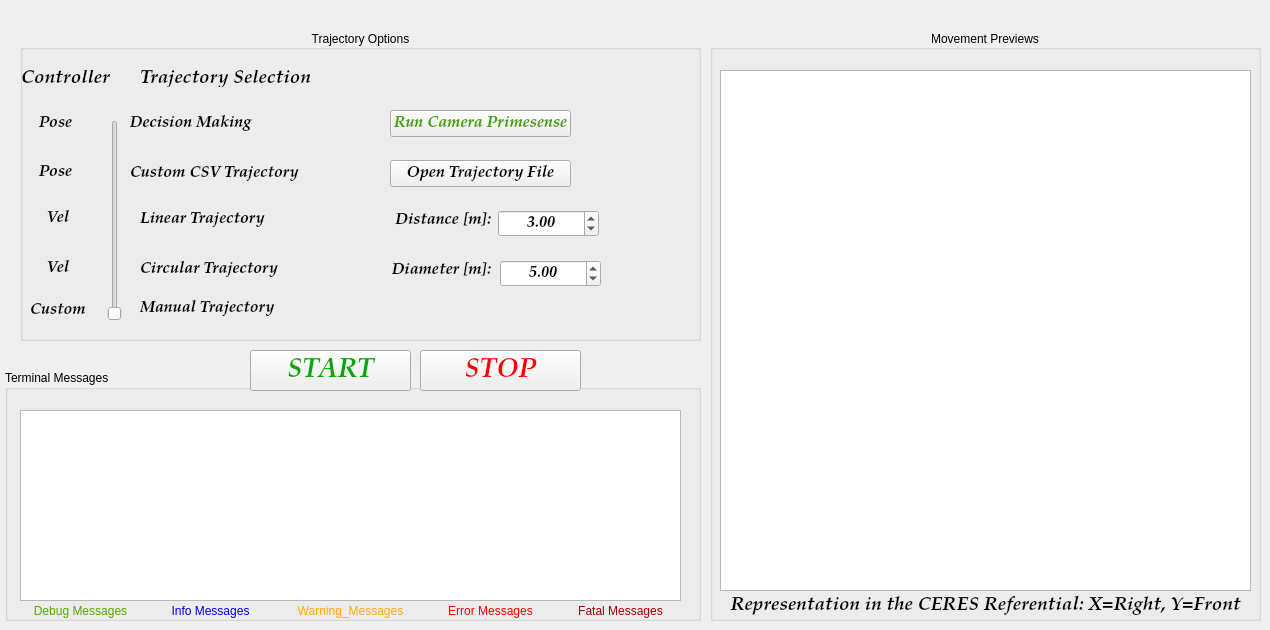
    <widget class="QWidget" name="Test_Sequences">
     <attribute name="icon">
      <iconset>
       <normaloff>:/images/noun_sequence_121702.png</normaloff>:/images/noun_sequence_121702.png</iconset>
     </attribute>
     <attribute name="title">
      <string>Test Sequences</string>
     </attribute>
     <widget class="QGroupBox" name="Trajectory_Options">
      <property name="geometry">
       <rect>
        <x>20</x>
        <y>30</y>
        <width>681</width>
        <height>311</height>
       </rect>
      </property>
      <property name="title">
       <string>Trajectory Options</string>
      </property>
      <property name="alignment">
       <set>Qt::AlignCenter</set>
      </property>
      <widget class="QSlider" name="verticalSlider">
       <property name="geometry">
        <rect>
         <x>80</x>
         <y>90</y>
         <width>29</width>
         <height>201</height>
        </rect>
       </property>
       <property name="maximum">
        <number>4</number>
       </property>
       <property name="singleStep">
        <number>1</number>
       </property>
       <property name="pageStep">
        <number>1</number>
       </property>
       <property name="value">
        <number>0</number>
       </property>
       <property name="sliderPosition">
        <number>0</number>
       </property>
       <property name="orientation">
        <enum>Qt::Vertical</enum>
       </property>
       <property name="invertedAppearance">
        <bool>false</bool>
       </property>
      </widget>
      <widget class="QLabel" name="Circular_Trajectory_label">
       <property name="geometry">
        <rect>
         <x>120</x>
         <y>231</y>
         <width>141</width>
         <height>17</height>
        </rect>
       </property>
       <property name="font">
        <font>
         <family>URW Palladio L</family>
         <pointsize>12</pointsize>
         <weight>75</weight>
         <italic>true</italic>
         <bold>true</bold>
        </font>
       </property>
       <property name="text">
        <string>Circular Trajectory</string>
       </property>
      </widget>
      <widget class="QLabel" name="Lineal_Trajectory_label">
       <property name="geometry">
        <rect>
         <x>120</x>
         <y>181</y>
         <width>131</width>
         <height>17</height>
        </rect>
       </property>
       <property name="font">
        <font>
         <family>URW Palladio L</family>
         <pointsize>12</pointsize>
         <weight>75</weight>
         <italic>true</italic>
         <bold>true</bold>
        </font>
       </property>
       <property name="text">
        <string>Linear Trajectory</string>
       </property>
      </widget>
      <widget class="QLabel" name="Path_Trajectory_label">
       <property name="geometry">
        <rect>
         <x>110</x>
         <y>135</y>
         <width>171</width>
         <height>17</height>
        </rect>
       </property>
       <property name="font">
        <font>
         <family>URW Palladio L</family>
         <pointsize>12</pointsize>
         <weight>75</weight>
         <italic>true</italic>
         <bold>true</bold>
        </font>
       </property>
       <property name="text">
        <string>Custom CSV Trajectory</string>
       </property>
      </widget>
      <widget class="QLabel" name="Manual_Trajectory_label">
       <property name="geometry">
        <rect>
         <x>120</x>
         <y>270</y>
         <width>161</width>
         <height>17</height>
        </rect>
       </property>
       <property name="font">
        <font>
         <family>URW Palladio L</family>
         <pointsize>12</pointsize>
         <weight>75</weight>
         <italic>true</italic>
         <bold>true</bold>
        </font>
       </property>
       <property name="text">
        <string>Manual Trajectory</string>
       </property>
      </widget>
      <widget class="QPushButton" name="Open_Trajectory_File_Button">
       <property name="geometry">
        <rect>
         <x>370</x>
         <y>130</y>
         <width>181</width>
         <height>27</height>
        </rect>
       </property>
       <property name="font">
        <font>
         <family>URW Palladio L</family>
         <pointsize>12</pointsize>
         <weight>75</weight>
         <italic>true</italic>
         <bold>true</bold>
        </font>
       </property>
       <property name="text">
        <string>Open Trajectory File</string>
       </property>
      </widget>
      <widget class="QLabel" name="Distance_label">
       <property name="geometry">
        <rect>
         <x>370</x>
         <y>180</y>
         <width>101</width>
         <height>20</height>
        </rect>
       </property>
       <property name="font">
        <font>
         <family>URW Palladio L</family>
         <pointsize>12</pointsize>
         <weight>75</weight>
         <italic>true</italic>
         <bold>true</bold>
        </font>
       </property>
       <property name="text">
        <string>Distance [m]:</string>
       </property>
       <property name="alignment">
        <set>Qt::AlignRight|Qt::AlignTrailing|Qt::AlignVCenter</set>
       </property>
      </widget>
      <widget class="QLabel" name="Diameter_label">
       <property name="geometry">
        <rect>
         <x>360</x>
         <y>230</y>
         <width>111</width>
         <height>20</height>
        </rect>
       </property>
       <property name="font">
        <font>
         <family>URW Palladio L</family>
         <pointsize>12</pointsize>
         <weight>75</weight>
         <italic>true</italic>
         <bold>true</bold>
        </font>
       </property>
       <property name="text">
        <string>Diameter [m]:</string>
       </property>
       <property name="alignment">
        <set>Qt::AlignRight|Qt::AlignTrailing|Qt::AlignVCenter</set>
       </property>
      </widget>
      <widget class="QDoubleSpinBox" name="Distance_SpinBox">
       <property name="geometry">
        <rect>
         <x>478</x>
         <y>180</y>
         <width>101</width>
         <height>27</height>
        </rect>
       </property>
       <property name="font">
        <font>
         <family>URW Palladio L</family>
         <pointsize>12</pointsize>
         <weight>75</weight>
         <italic>true</italic>
         <bold>true</bold>
        </font>
       </property>
       <property name="alignment">
        <set>Qt::AlignCenter</set>
       </property>
       <property name="buttonSymbols">
        <enum>QAbstractSpinBox::UpDownArrows</enum>
       </property>
       <property name="value">
        <double>3.000000000000000</double>
       </property>
      </widget>
      <widget class="QDoubleSpinBox" name="Diameter_SpinBox">
       <property name="geometry">
        <rect>
         <x>480</x>
         <y>230</y>
         <width>101</width>
         <height>27</height>
        </rect>
       </property>
       <property name="font">
        <font>
         <family>URW Palladio L</family>
         <pointsize>12</pointsize>
         <weight>75</weight>
         <italic>true</italic>
         <bold>true</bold>
        </font>
       </property>
       <property name="alignment">
        <set>Qt::AlignCenter</set>
       </property>
       <property name="buttonSymbols">
        <enum>QAbstractSpinBox::UpDownArrows</enum>
       </property>
       <property name="value">
        <double>5.000000000000000</double>
       </property>
      </widget>
      <widget class="QLabel" name="label_90">
       <property name="geometry">
        <rect>
         <x>0</x>
         <y>40</y>
         <width>91</width>
         <height>17</height>
        </rect>
       </property>
       <property name="font">
        <font>
         <family>URW Palladio L</family>
         <pointsize>14</pointsize>
         <weight>75</weight>
         <italic>true</italic>
         <bold>true</bold>
        </font>
       </property>
       <property name="text">
        <string>Controller</string>
       </property>
       <property name="alignment">
        <set>Qt::AlignCenter</set>
       </property>
      </widget>
      <widget class="QLabel" name="label_91">
       <property name="geometry">
        <rect>
         <x>0</x>
         <y>134</y>
         <width>71</width>
         <height>17</height>
        </rect>
       </property>
       <property name="font">
        <font>
         <family>URW Palladio L</family>
         <pointsize>12</pointsize>
         <weight>75</weight>
         <italic>true</italic>
         <bold>true</bold>
        </font>
       </property>
       <property name="text">
        <string>Pose</string>
       </property>
       <property name="alignment">
        <set>Qt::AlignCenter</set>
       </property>
      </widget>
      <widget class="QLabel" name="label_92">
       <property name="geometry">
        <rect>
         <x>5</x>
         <y>180</y>
         <width>66</width>
         <height>17</height>
        </rect>
       </property>
       <property name="font">
        <font>
         <family>URW Palladio L</family>
         <pointsize>12</pointsize>
         <weight>75</weight>
         <italic>true</italic>
         <bold>true</bold>
        </font>
       </property>
       <property name="text">
        <string>Vel</string>
       </property>
       <property name="alignment">
        <set>Qt::AlignCenter</set>
       </property>
      </widget>
      <widget class="QLabel" name="label_95">
       <property name="geometry">
        <rect>
         <x>5</x>
         <y>230</y>
         <width>66</width>
         <height>17</height>
        </rect>
       </property>
       <property name="font">
        <font>
         <family>URW Palladio L</family>
         <pointsize>12</pointsize>
         <weight>75</weight>
         <italic>true</italic>
         <bold>true</bold>
        </font>
       </property>
       <property name="text">
        <string>Vel</string>
       </property>
       <property name="alignment">
        <set>Qt::AlignCenter</set>
       </property>
      </widget>
      <widget class="QLabel" name="label_96">
       <property name="geometry">
        <rect>
         <x>5</x>
         <y>270</y>
         <width>66</width>
         <height>20</height>
        </rect>
       </property>
       <property name="font">
        <font>
         <family>URW Palladio L</family>
         <pointsize>12</pointsize>
         <weight>75</weight>
         <italic>true</italic>
         <bold>true</bold>
        </font>
       </property>
       <property name="text">
        <string>Custom</string>
       </property>
       <property name="alignment">
        <set>Qt::AlignCenter</set>
       </property>
      </widget>
      <widget class="QLabel" name="label_97">
       <property name="geometry">
        <rect>
         <x>120</x>
         <y>40</y>
         <width>181</width>
         <height>17</height>
        </rect>
       </property>
       <property name="font">
        <font>
         <family>URW Palladio L</family>
         <pointsize>14</pointsize>
         <weight>75</weight>
         <italic>true</italic>
         <bold>true</bold>
        </font>
       </property>
       <property name="text">
        <string>Trajectory Selection</string>
       </property>
       <property name="alignment">
        <set>Qt::AlignLeading|Qt::AlignLeft|Qt::AlignVCenter</set>
       </property>
      </widget>
      <widget class="QPushButton" name="Run_Camera_Primesense_Button">
       <property name="geometry">
        <rect>
         <x>370</x>
         <y>80</y>
         <width>181</width>
         <height>27</height>
        </rect>
       </property>
       <property name="font">
        <font>
         <family>URW Palladio L</family>
         <pointsize>12</pointsize>
         <weight>75</weight>
         <italic>true</italic>
         <bold>true</bold>
        </font>
       </property>
       <property name="styleSheet">
        <string notr="true">color: rgb(79, 158, 0);</string>
       </property>
       <property name="text">
        <string>Run Camera Primesense</string>
       </property>
      </widget>
      <widget class="QLabel" name="label_98">
       <property name="geometry">
        <rect>
         <x>0</x>
         <y>85</y>
         <width>71</width>
         <height>17</height>
        </rect>
       </property>
       <property name="font">
        <font>
         <family>URW Palladio L</family>
         <pointsize>12</pointsize>
         <weight>75</weight>
         <italic>true</italic>
         <bold>true</bold>
        </font>
       </property>
       <property name="text">
        <string>Pose</string>
       </property>
       <property name="alignment">
        <set>Qt::AlignCenter</set>
       </property>
      </widget>
      <widget class="QLabel" name="Decision_Making_label">
       <property name="geometry">
        <rect>
         <x>110</x>
         <y>85</y>
         <width>171</width>
         <height>17</height>
        </rect>
       </property>
       <property name="font">
        <font>
         <family>URW Palladio L</family>
         <pointsize>12</pointsize>
         <weight>75</weight>
         <italic>true</italic>
         <bold>true</bold>
        </font>
       </property>
       <property name="text">
        <string>Decision Making</string>
       </property>
      </widget>
     </widget>
     <widget class="QGroupBox" name="Movement_Previews">
      <property name="enabled">
       <bool>true</bool>
      </property>
      <property name="geometry">
       <rect>
        <x>710</x>
        <y>30</y>
        <width>551</width>
        <height>591</height>
       </rect>
      </property>
      <property name="title">
       <string>Movement Previews</string>
      </property>
      <property name="alignment">
       <set>Qt::AlignCenter</set>
      </property>
      <widget class="PlotWidget" name="Movement_Previews_view">
       <property name="geometry">
        <rect>
         <x>10</x>
         <y>40</y>
         <width>531</width>
         <height>521</height>
        </rect>
       </property>
      </widget>
      <widget class="QLabel" name="Representation_label">
       <property name="geometry">
        <rect>
         <x>-10</x>
         <y>555</y>
         <width>571</width>
         <height>41</height>
        </rect>
       </property>
       <property name="font">
        <font>
         <family>URW Palladio L</family>
         <pointsize>14</pointsize>
         <weight>75</weight>
         <italic>true</italic>
         <bold>true</bold>
        </font>
       </property>
       <property name="text">
        <string>Representation in the CERES Referential: X=Right, Y=Front</string>
       </property>
       <property name="alignment">
        <set>Qt::AlignCenter</set>
       </property>
      </widget>
     </widget>
     <widget class="QGroupBox" name="Terminal_Messages_2">
      <property name="geometry">
       <rect>
        <x>5</x>
        <y>370</y>
        <width>696</width>
        <height>251</height>
       </rect>
      </property>
      <property name="title">
       <string>Terminal Messages</string>
      </property>
      <widget class="QTextEdit" name="Terminal_2">
       <property name="geometry">
        <rect>
         <x>15</x>
         <y>40</y>
         <width>661</width>
         <height>191</height>
        </rect>
       </property>
       <property name="font">
        <font>
         <family>URW Palladio L</family>
         <pointsize>14</pointsize>
         <weight>75</weight>
         <italic>true</italic>
         <bold>true</bold>
        </font>
       </property>
       <property name="readOnly">
        <bool>true</bool>
       </property>
      </widget>
      <widget class="QLabel" name="Info_Messages_1">
       <property name="geometry">
        <rect>
         <x>115</x>
         <y>230</y>
         <width>181</width>
         <height>21</height>
        </rect>
       </property>
       <property name="styleSheet">
        <string notr="true">color:rgb(0, 0, 255)</string>
       </property>
       <property name="text">
        <string>Info Messages</string>
       </property>
       <property name="alignment">
        <set>Qt::AlignCenter</set>
       </property>
      </widget>
      <widget class="QLabel" name="Debug_Messages_1">
       <property name="geometry">
        <rect>
         <x>-15</x>
         <y>230</y>
         <width>181</width>
         <height>21</height>
        </rect>
       </property>
       <property name="styleSheet">
        <string notr="true">color:rgb(85, 170, 0)</string>
       </property>
       <property name="text">
        <string>Debug Messages</string>
       </property>
       <property name="alignment">
        <set>Qt::AlignCenter</set>
       </property>
      </widget>
      <widget class="QLabel" name="Fatal_Messages_1">
       <property name="geometry">
        <rect>
         <x>525</x>
         <y>230</y>
         <width>181</width>
         <height>21</height>
        </rect>
       </property>
       <property name="styleSheet">
        <string notr="true">color:rgb(170, 0, 0)</string>
       </property>
       <property name="text">
        <string>Fatal Messages</string>
       </property>
       <property name="alignment">
        <set>Qt::AlignCenter</set>
       </property>
      </widget>
      <widget class="QLabel" name="Warning_Messages_1">
       <property name="geometry">
        <rect>
         <x>255</x>
         <y>230</y>
         <width>181</width>
         <height>21</height>
        </rect>
       </property>
       <property name="styleSheet">
        <string notr="true">color:rgb(255, 170, 0)</string>
       </property>
       <property name="text">
        <string>Warning_Messages</string>
       </property>
       <property name="alignment">
        <set>Qt::AlignCenter</set>
       </property>
      </widget>
      <widget class="QLabel" name="Error_Messages_1">
       <property name="geometry">
        <rect>
         <x>395</x>
         <y>230</y>
         <width>181</width>
         <height>21</height>
        </rect>
       </property>
       <property name="styleSheet">
        <string notr="true">color:rgb(255, 0, 0)</string>
       </property>
       <property name="text">
        <string>Error Messages</string>
       </property>
       <property name="alignment">
        <set>Qt::AlignCenter</set>
       </property>
      </widget>
     </widget>
     <widget class="QPushButton" name="Start_Sequences_Button">
      <property name="enabled">
       <bool>true</bool>
      </property>
      <property name="geometry">
       <rect>
        <x>250</x>
        <y>350</y>
        <width>161</width>
        <height>41</height>
       </rect>
      </property>
      <property name="font">
       <font>
        <family>URW Palladio L</family>
        <pointsize>20</pointsize>
        <weight>75</weight>
        <italic>true</italic>
        <bold>true</bold>
       </font>
      </property>
      <property name="styleSheet">
       <string notr="true">color:rgb(0, 170, 0)</string>
      </property>
      <property name="text">
       <string>START</string>
      </property>
      <property name="checkable">
       <bool>false</bool>
      </property>
      <property name="checked">
       <bool>false</bool>
      </property>
      <property name="autoRepeat">
       <bool>false</bool>
      </property>
      <property name="autoDefault">
       <bool>false</bool>
      </property>
      <property name="default">
       <bool>false</bool>
      </property>
      <property name="flat">
       <bool>false</bool>
      </property>
     </widget>
     <widget class="QPushButton" name="Stop_Sequences_Button">
      <property name="geometry">
       <rect>
        <x>420</x>
        <y>350</y>
        <width>161</width>
        <height>41</height>
       </rect>
      </property>
      <property name="font">
       <font>
        <family>URW Palladio L</family>
        <pointsize>20</pointsize>
        <weight>75</weight>
        <italic>true</italic>
        <bold>true</bold>
       </font>
      </property>
      <property name="styleSheet">
       <string notr="true">color:rgb(255, 0, 0)</string>
      </property>
      <property name="text">
       <string>STOP</string>
      </property>
     </widget>
    </widget>
